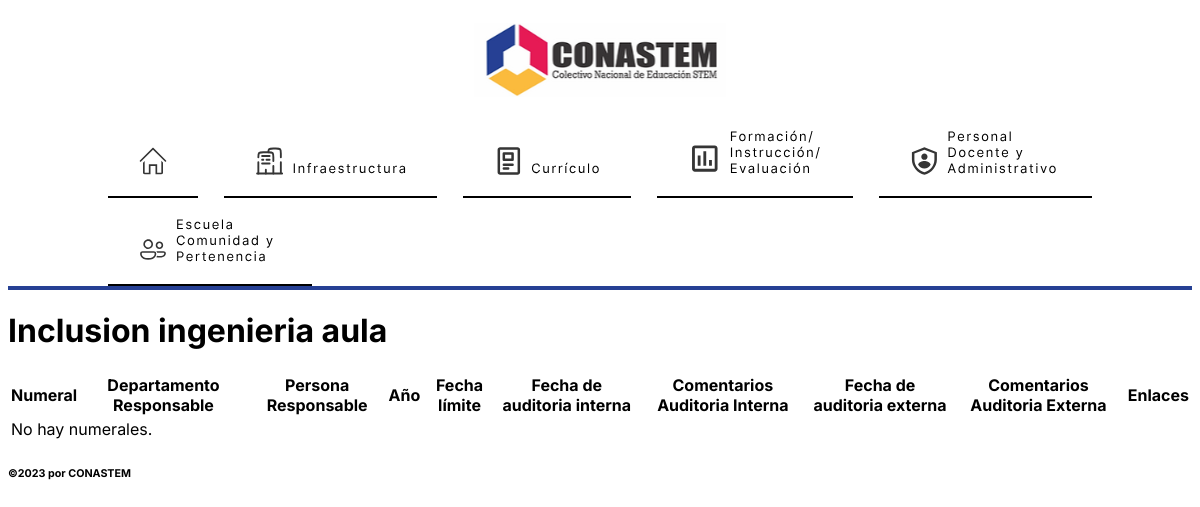
Before: /database/inclusion-ingenieria-aula with the older database file.
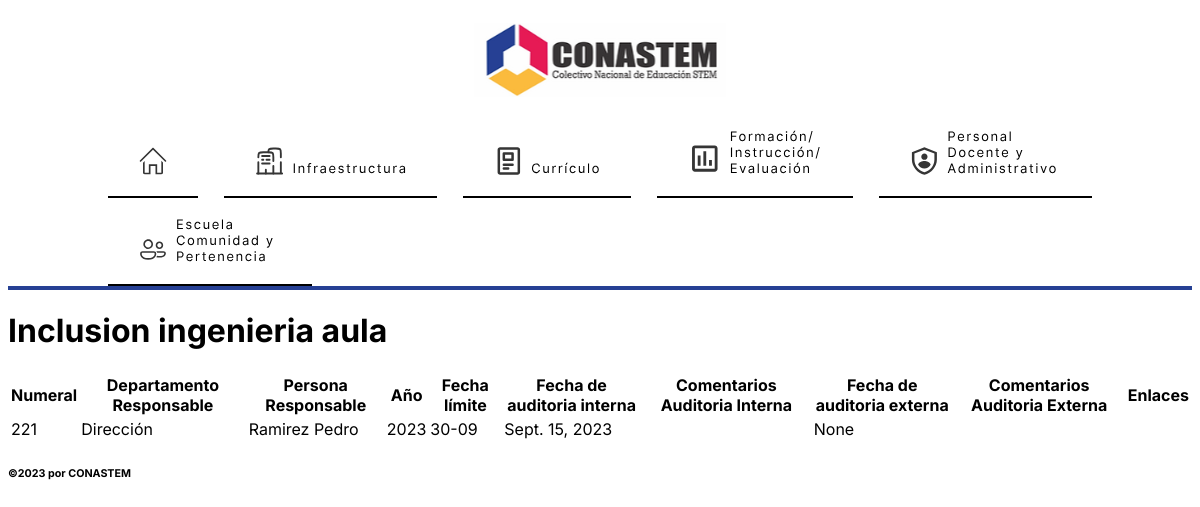
After: the same page with the newer database file.
### DataBase/models/Curriculo/Inclusion_ingenieria_aula.py (models this page shows, shortened)
class InclusionIngenieriaAula(GeneralModel):
    ITEM_CHOICE = [
        ("221", "Inclusión del proceso de diseño en ingeniería en el currículo."),
        ("222", "Los docentes de la mayoría de las asignaturas adoptan el proceso de diseño como parte fundamental del desarrollo pedagógico."),
        ("223", "El proceso de diseño se ejecuta de forma intencional dado el potencial pedagógico de cada una de sus fases."),
        ("224", "Las actividades se diseñan con el objetivo de incluir el pensamiento computacional y el pensamiento matemático en la gran mayoría de las asignaturas."),
        ("225", "Actividades de prototipado en espacios para la creatividad (Maker Spaces)"),
    ]
    numeral = models.CharField(
        max_length = 10000,
        choices = ITEM_CHOICE
    )

### DataBase/models/Person_Responsable.py (models this page shows)
class PersonResponsable (models.Model):
   first_name=models.CharField(max_length=100, help_text="Ingrese primer nombre")
   last_name=models.CharField(max_length=100, help_text="Ingrese primer apellido")
   phone_number=models.CharField(max_length=15, help_text= "+XX XXX XX XX")
   email=models.EmailField(max_length=200, default='example@example.com')
   def __str__(self):
      return self.last_name +" "+ self.first_name

### DataBase/views/Curriculo.py (the view)
# urls.py: path('inclusion-ingenieria-aula', InclusionIngenieriaAulaListView.as_view(), name='Inclusion_ingenieria_aula_list'),
class InclusionIngenieriaAulaListView(generic.ListView):
    model = InclusionIngenieriaAula
    context_object_name = 'Inclusion_ingenieria_aula_list'
    template_name = 'database/Curriculo/Inclusion_ingenieria_aula_list.html'

### DataBase/templates/database/Curriculo/Inclusion_ingenieria_aula_list.html
{% extends "base_general.html" %}
{% block content %}
<h1>Inclusion ingenieria aula</h1>
<table>
    <thead>
        <tr>
            <th>Numeral</th>
            <th>Departamento Responsable</th>
            <th>Persona Responsable</th>
            <th>Año</th>
            <th>Fecha límite</th>
            <th>Fecha de auditoria interna</th>
            <th>Comentarios Auditoria Interna</th>
            <th>Fecha de auditoria externa</th>
            <th>Comentarios Auditoria Externa</th>
            <th>Enlaces</th>
        </tr>
    </thead>
    <tbody>
        {% for InclusionIngenieriaAula in Inclusion_ingenieria_aula_list %}
        <tr>
            <td>{{ InclusionIngenieriaAula.numeral }}</td>
            <td>{{ InclusionIngenieriaAula.dep_responsable }}</td>
            <td>{{ InclusionIngenieriaAula.person_responsable }}</td>
            <td>{{ InclusionIngenieriaAula.track_year }}</td>
            <td>{{ InclusionIngenieriaAula.track_date }}</td>
            <td>{{ InclusionIngenieriaAula.internal_auditory_date }}</td>
            <td>{{ InclusionIngenieriaAula.internal_auditory_obs }}</td>
            <td>{{ InclusionIngenieriaAula.external_auditory_date }}</td>
            <td>{{ InclusionIngenieriaAula.external_auditory_obs }}</td>
        </tr>
        {% empty %}
        <tr>
            <td colspan="9">No hay numerales.</td>
        </tr>
        {% endfor %}
    </tbody>
</table>
{% endblock %}

### DataBase/templates/base_general.html (shortened to what this page needs)
<!DOCTYPE html>
<html lang="en">
  <head>
    {% load static %}
    <link rel="stylesheet" href="{% static 'styles.css' %}" />
  </head>
  <body>
    <header>
      {% block sidebar %}
        <div class="logo">
          <img src="{% static 'images/Logo_conastem.svg' %}" alt="Logo_CONASTEM" />
        </div>
        <div>
          <div id="menu">
            <div id="item">
              <a href=""><img src="{% static 'images/icon_home.svg' %}" alt="Ícono Home" /></a>
            </div>
            <div id="item">
              <a href=""><img src="{% static 'images/icon_infraestructura.svg' %}" alt="Ícono Infraestructura" /></a>
            </div>
            <div id="item">
              <a href=""><img src="{% static 'images/icon_curriculo.svg' %}" alt="Ícono Currículo" /></a>
            </div>
            <div id="item">
              <a href="{% url 'FormacionInstruccionEvaluacion' %}"><img src="{% static 'images/icon_form_instruc_eva.svg' %}" alt="Ícono Formación/ Instrucción/ Evaluación" /></a>
            </div>
            <div id="item">
              <a href=""><img src="{% static 'images/icon_personal_doc_adm.svg' %}" alt="Ícono Personal docente y administrativo" /></a>
            </div>
            <div id="item">
              <a href="{% url 'Escuelacomunidadypertenencia' %}"><img src="{% static 'images/icon_escuela_comu_perten.svg' %}" alt="Ícono Escuela, comunidad y pertenencia" /></a>
            </div>
          </div>
        </div>
      {% endblock %}
    </header>
    {% block content %}
    {% endblock %}
    <footer>
      <h6>©2023 por CONASTEM</h6>
    </footer>
  </body>
</html>

### DataBase/static/styles.css (style rules this page uses)
* { font-family: Inter; }
header { display: flex; flex-direction: column; align-items: center; align-self: stretch; border-bottom: 4px solid #264094; width: 100%; }
.logo { display: flex; padding: 0.9375rem 1.875rem; flex-direction: column; align-items: flex-start; gap: 0.625rem; }
#menu { display: flex; padding: 0rem 6.25rem; justify-content: space-between; align-items: flex-end; align-content: flex-end; row-gap: 0.125rem; align-self: stretch; flex-wrap: wrap; }
#item { display: flex; padding: 1px 15px; flex-direction: column; border-bottom: 2px #000 solid; transition: border 0.3s; }

Changed rows visible on the page:
added InclusionIngenieriaAula: numeral "221", dep_responsable "Dirección", person_responsable "Ramirez Pedro", track_year "2023", track_date "30-09", internal_auditory_date "Sept. 15, 2023", external_auditory_date "None"
Other visible differences:
text no longer shown: "No hay numerales."
